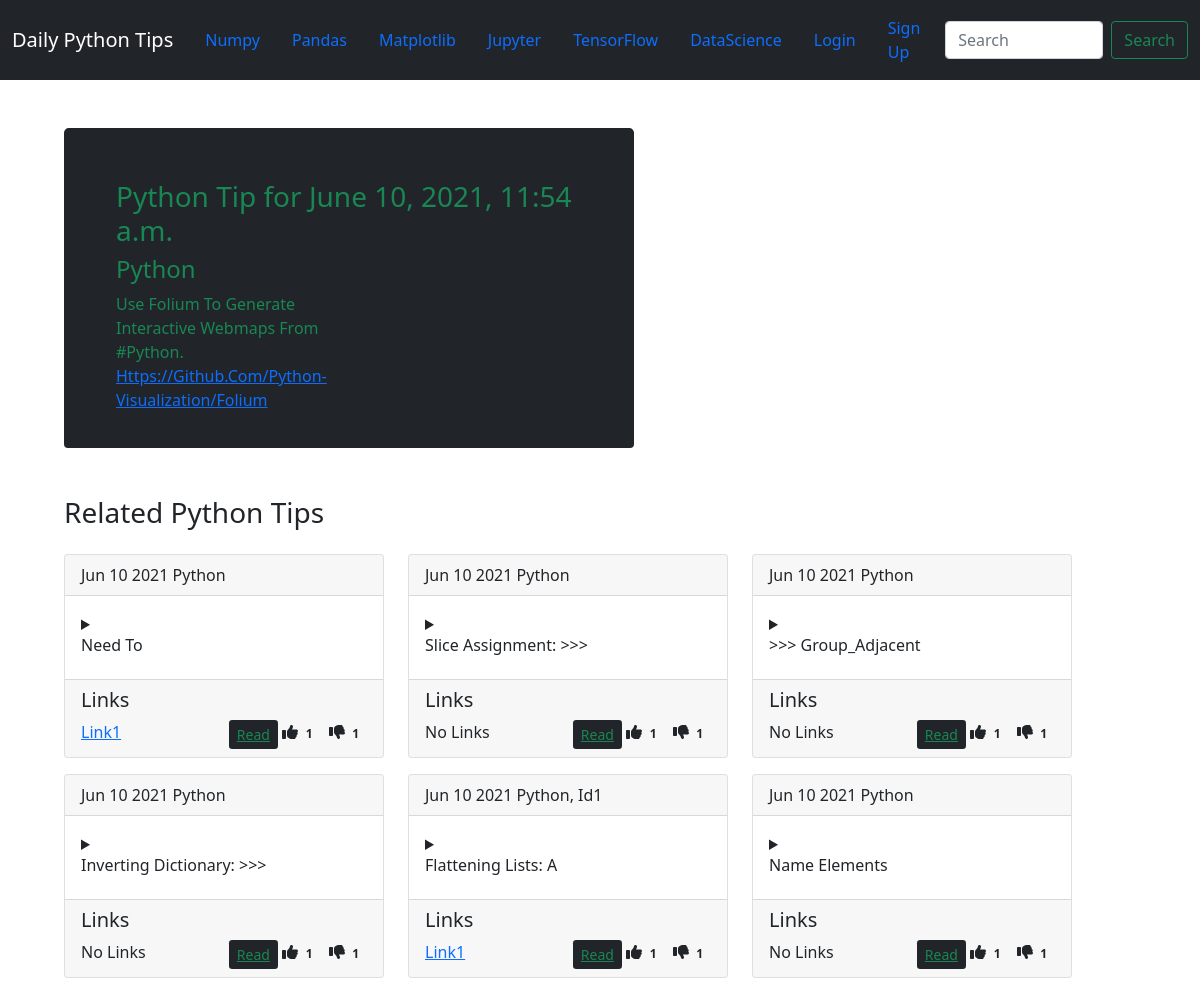
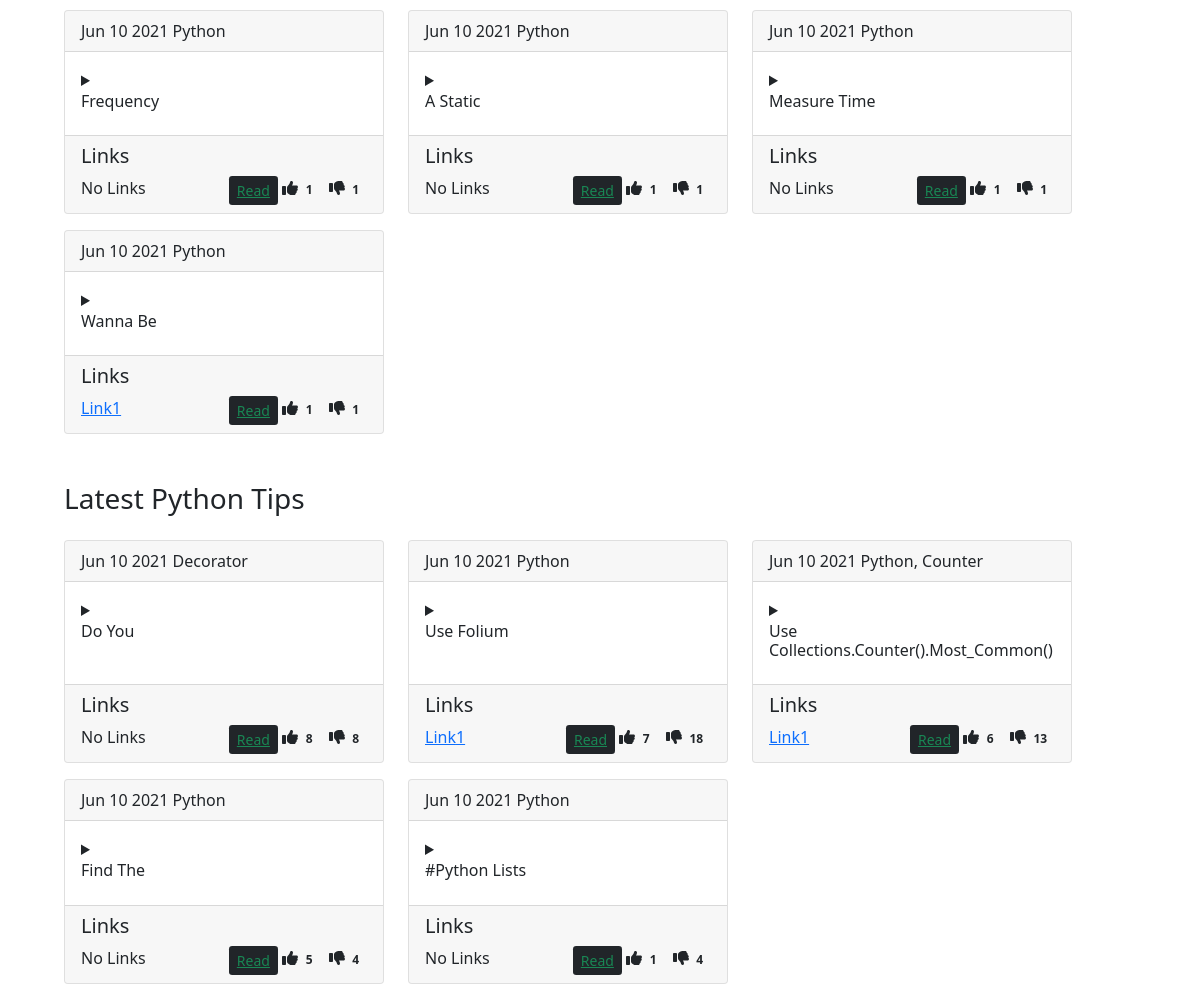
Screenshot of /tips/71/ with the database file from the repository (2 pictures, top to bottom).
### tips/models.py (models this page shows, shortened)
class Tips(models.Model):
    timestamp = models.DateTimeField(auto_now_add=True)
    tip = models.TextField(unique_for_date='timestamp', max_length=400)
    email = models.EmailField(max_length=254, blank=True)
    account = models.CharField(max_length=200, blank=True)
    likes = models.IntegerField(blank=True, null=True)
    retweets = models.IntegerField(blank=True, null=True)
    tags = models.ManyToManyField('Tags', blank=True)
    def __str__(self):
        return f"{' '.join(self.tip.split(' ', 2)[:2]).strip().title()}"
    def get_absolute_url(self):
        return reverse('tips:tip', kwargs={'pk': self.pk})
    class Meta:
        ordering = ('-likes', '-retweets', '-timestamp')

class Tags(models.Model):
    name = models.CharField(max_length=256)
    def __str__(self):
        return f'{self.name}'

class Links(models.Model):
    name = models.CharField(max_length=256)
    tip = models.ForeignKey(Tips, on_delete=models.CASCADE, blank=True)

### tips/views.py (the view)
# urls.py: path('tips/<int:pk>/', TipDetail.as_view(), name='tip'),
class TipDetail(DetailView):
    template_name = 'tips/tip_detail.html'
    model = Tips
    def get_context_data(self, **kwargs):
        context = super().get_context_data()
        tags = self.object.tags.all()
        if tags:
            tips_set = [tag.tips_set.all() for tag in tags]
            tips_ = [*{tip for tips in tips_set for tip in tips}]  # use set to remove duplicates
            context['rel_tips'] = tips_[:10]
        context['recent'] = Tips.objects.all()[:5]
        return context

### tips/templates/tips/tip_detail.html
{% extends 'base.html' %}
{% block content %}
  <div class="container-fluid ms-3 mt-5 ps-lg-5">
    <section class="ps-5 pt-5 col-lg-6 border rounded-3 rounded-bottom border-4 border-dark bg-dark text-success" style="min-height: 20rem">
      <h3 class="glyphicon-font">Python Tip for {{ object.timestamp }} </h3>
      <h4 class="">{{  object.tags.all|join:', '  }}</h4>
      <div class="row">
        <div class="col-sm-12 col-lg-6">
          {{ object.tip|urlize|title }}
        </div>
      </div>
    </section>
    <section class="mt-5">
    {% if rel_tips %}
      <h3 class="">Related Python Tips</h3>
      <div class="row row-cols-auto">
        {% for tip in rel_tips %}
          <div class="col-auto mt-3">
            {% include 'tips/tip.html' with tip=tip %}
          </div>
        {% endfor %}
    </div>
    {% endif %}
   </section>
    <section class="mt-5">
    <h3> Latest Python Tips </h3>
    <div class="row row-cols-auto" >
      {% for tip in recent %}
        <div class="col-auto mt-3">
          {% include 'tips/tip.html' with tip=tip %}
        </div>
      {% endfor %}
    </div>
   </section>
  </div>
{% endblock content %}

### tips/templates/tips/tip.html (shortened to what this page needs)
<div class="card h-100" style="width: 20rem">
  <div class="card-header">
    <span class="h6">{{ tip.timestamp|date:'M d Y' }}</span>
    <span class="h6">{{ tip.tags.all|join:', ' }}</span>
  </div>
  <div class="card-body">
  <details>
    <summary><h6>{{ tip }}</h6></summary>
  </details>
  </div>
  <div class="card-footer">
    <h5>Links</h5>
    <div class="d-flex bd-highlight">
      <div class="flex-fill">
        {% for link in tip.links_set.all %}
          <a href="{{ link.name }}" class="card-link">Link{{ forloop.counter }}</a>
          {% empty %}
            <span>No Links</span>
      {% endfor %}
      </div>
      <div class="d-flex justify-content-end">
        <a href="{{tip.get_absolute_url}}" class="btn-sm btn-outline-success bg-dark">Read</a>
        <span class=""><span><i data-url="{% url 'tips:like' tip.pk %}" class="ms-1 like fa fa-thumbs-up"></i></span><span class="badge text-dark" id="like{{ tip.pk }}">{{ tip.likes }}</span>
        <span><i data-url="{% url 'tips:dislike' tip.pk %}" class="ms-1 like fa fa-thumbs-down"></i><span class="badge text-dark" id="dislike{{ tip.pk }}">{{ tip.retweets }}</span></span>
        </span>
      </div>
    </div>
  </div>
</div>

### rows the page displays
Tips: timestamp "June 10, 2021, 11:54 a.m.", tags.all "Python", tip "Use Folium To Generate Interactive Webmaps From #Python. Https://Github.Com/Python-Visualization/Folium", timestamp "Jun 10 2021", tip "Use Folium", likes "7", retweets "18"
Tips: timestamp "Jun 10 2021", tags.all "Python", tip "Need To", likes "1", retweets "1"
Tips: timestamp "Jun 10 2021", tags.all "Python", tip "Slice Assignment: >>>", likes "1", retweets "1"
Tips: timestamp "Jun 10 2021", tags.all "Python", tip ">>> Group_Adjacent", likes "1", retweets "1"
Tips: timestamp "Jun 10 2021", tags.all "Python", tip "Inverting Dictionary: >>>", likes "1", retweets "1"
Tips: timestamp "Jun 10 2021", tags.all "Python, Id1", tip "Flattening Lists: A", likes "1", retweets "1"
Tips: timestamp "Jun 10 2021", tags.all "Python", tip "Name Elements", likes "1", retweets "1"
Tips: timestamp "Jun 10 2021", tags.all "Python", tip "Frequency", likes "1", retweets "1"
Tips: timestamp "Jun 10 2021", tags.all "Python", tip "A Static", likes "1", retweets "1"
Tips: timestamp "Jun 10 2021", tags.all "Python", tip "Measure Time", likes "1", retweets "1"
Tips: timestamp "Jun 10 2021", tags.all "Python", tip "Wanna Be", likes "1", retweets "1"
Tips: timestamp "Jun 10 2021", tags.all "Decorator", tip "Do You", likes "8", retweets "8"
Tips: timestamp "Jun 10 2021", tags.all "Python, Counter", tip "Use Collections.Counter().Most_Common()", likes "6", retweets "13"
Tips: timestamp "Jun 10 2021", tags.all "Python", tip "Find The", likes "5", retweets "4"
Tips: timestamp "Jun 10 2021", tags.all "Python", tip "#Python Lists", likes "1", retweets "4"
